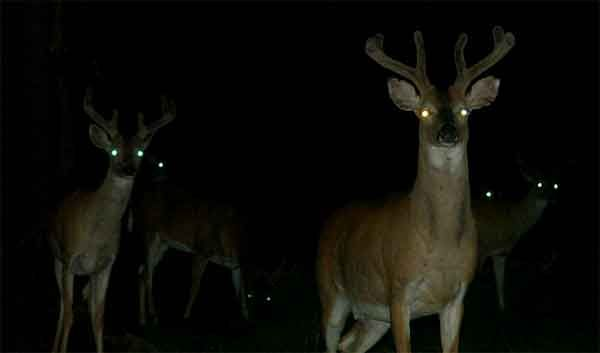
#> input picture k-means clustering and Hough Transform/eyes_deer.jpg, 600 x 353 px
$ python detectCircles.py   (older library calls are emulated)
#> lines starting #> are read from the running program, lines starting #| are printed output that depends on the picture; after the words box and inside, x2 and y2 are one past the last pixel; in counts of white or black regions, pixels touching at a corner belong together
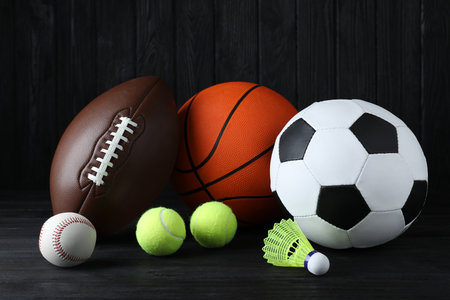
#> input picture k-means clustering and Hough Transform/sports_balls.jpg, 450 x 300 px
import cv2
import numpy as np
import matplotlib.pyplot as plt
from copy import copy

def detectCircles(im, radius, useGradient, bin_size=3, accumulator_threshold=28,
                  pre_threshold1=0, pre_threshold2=255, heading=None):
#> called with radius = 3, useGradient = 0, bin_size = 1, accumulator_threshold = 9, pre_threshold1 = 0, pre_threshold2 = 255, heading = 'Deer eyes without gradient'
    gray_image = cv2.cvtColor(im, cv2.COLOR_BGR2GRAY)
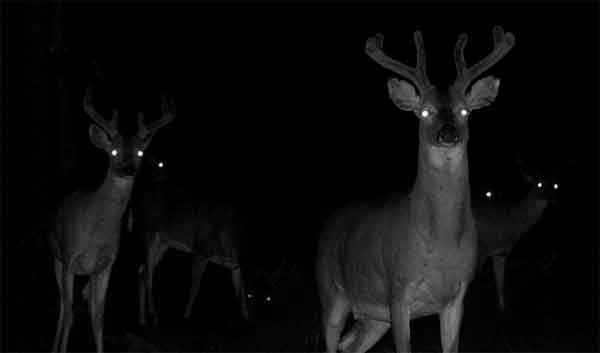
#> gray_image: shape (353, 600); min 0, max 254, mean 12.1
#> im is the input picture: shape (353, 600, 3); mean B, G, R 8.2, 12.6, 12.7
    smoothed_image = cv2.medianBlur(gray_image, 3)

    if useGradient: #Sobel operator
        scale = 1
        delta = 0
        ddepth = cv2.CV_16S

        grad_x = cv2.Sobel(gray_image, ddepth, 1, 0, ksize=3, scale=scale, delta=delta, borderType=cv2.BORDER_DEFAULT)
        grad_y = cv2.Sobel(gray_image, ddepth, 0, 1, ksize=3, scale=scale, delta=delta, borderType=cv2.BORDER_DEFAULT)

        abs_grad_x = cv2.convertScaleAbs(grad_x)
        abs_grad_y = cv2.convertScaleAbs(grad_y)

        smoothed_image = cv2.addWeighted(abs_grad_x, 0.5, abs_grad_y, 0.5, 0)
        smoothed_image[smoothed_image < pre_threshold1] = 0
        smoothed_image[smoothed_image > pre_threshold2] = 0
    else: #Use canny edge detection
        smoothed_image = cv2.Canny(smoothed_image, threshold1=pre_threshold1, threshold2=pre_threshold2)
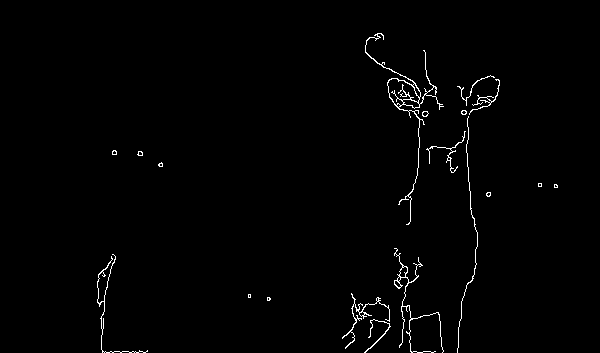
#> smoothed_image: shape (353, 600); 1.1% white in thin lines or dots, all inside (x1, y1, x2, y2) = (97, 33, 558, 353)

    # Apply binary and invert image
    _, binary_image = cv2.threshold(smoothed_image, thresh=0, maxval=255, type=cv2.THRESH_BINARY + cv2.THRESH_OTSU)
    inverted_image = cv2.bitwise_not(binary_image)
    # cv2.imshow(f"Inverted image after preprocessing for {heading}", inverted_image)
    plt.imshow(inverted_image, cmap='gray')
    plt.title(f"Inverted image after preprocessing for {heading}")
    plt.axis('off')
    plt.show()

    # Develop initial code for accumulator array
    circle_image = np.zeros(inverted_image.shape, dtype=int)
    accumulator_image = np.zeros(inverted_image.shape)
    center_y, center_x = np.where(inverted_image != 255)
#> center_y = 2377 values from 33 to 352; center_x = 2377 values, max 557 at index 1105, min 97 at index 1509, mean 381.5

    # Draw accumulator array
    for x, y in zip(center_x, center_y):
        cv2.circle(circle_image, (x, y), radius, (1, 1, 1), bin_size)
        accumulator_image += circle_image
        circle_image = np.zeros(inverted_image.shape)
#> this loop made 1 pass
#> (x, y) on pass 1: (377, 33)
#> accumulator_image: shape (353, 600) float64; every value is 0

    #Remove circles that do not constitute much
    image_center_y, image_center_x = np.where(accumulator_image > accumulator_threshold)

    #Display accumulator image
    plt.imshow(accumulator_image)
    plt.title(f"Accumulator for {heading}")
    plt.axis('off')
    plt.show()
    # print(np.max(accumulator_image))

    #Return centers for circles
    return np.array([image_center_x, image_center_y]).T


images = [cv2.imread('eyes_deer.jpg'), cv2.imread('eyes_deer.jpg'),
        cv2.imread('sports_balls.jpg'), cv2.imread('sports_balls.jpg')]
radii = [3, 3, 25, 25]
circles_array = [
    # Without using gradient
#> (the run stopped early here; a loop or call above may not have finished)
